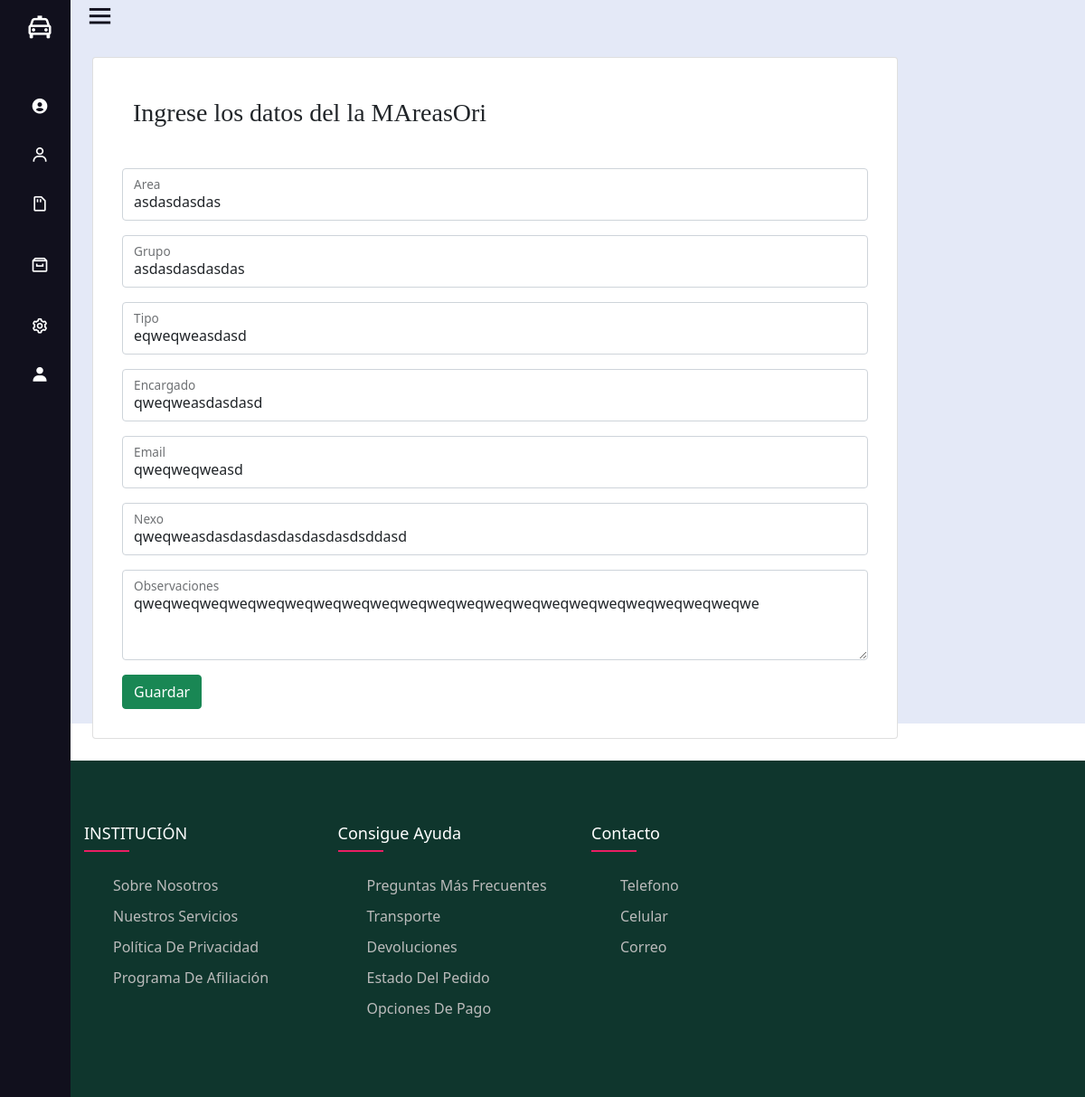
The page /mAreasORI/edit/4 (signed in) on the database its author committed.
### Aplicacion1/models.py (models this page shows)
class Mareasori(models.Model):
    id = models.AutoField(db_column='Id', primary_key=True)  # Field name made lowercase.
    area = models.CharField(db_column='Area', max_length=200)  # Field name made lowercase.
    grupo = models.CharField(db_column='Grupo', max_length=200, blank=True, null=True)  # Field name made lowercase.
    tipo = models.CharField(db_column='Tipo', max_length=200, blank=True, null=True)  # Field name made lowercase.
    encargado = models.CharField(db_column='Encargado', max_length=200, blank=True, null=True)  # Field name made lowercase.
    email = models.CharField(db_column='Email', max_length=200, blank=True, null=True)  # Field name made lowercase.
    nexo = models.CharField(db_column='Nexo', max_length=100, blank=True, null=True)  # Field name made lowercase.
    activo = models.IntegerField(db_column='Activo', blank=True, null=True)  # Field name made lowercase.
    estado = models.IntegerField(db_column='Estado')  # Field name made lowercase.
    obs = models.TextField(db_column='Obs', blank=True, null=True)  # Field name made lowercase.
    idusercrea = models.IntegerField(db_column='IdUserCrea', blank=True, null=True)  # Field name made lowercase.
    idusermodifica = models.IntegerField(db_column='IdUserModifica', blank=True, null=True)  # Field name made lowercase.
    fechacrea = models.DateTimeField(db_column='FechaCrea', blank=True, null=True)  # Field name made lowercase.
    fechamodifica = models.DateTimeField(db_column='FechaModifica', blank=True, null=True)  # Field name made lowercase.
    maqcrea = models.CharField(db_column='MaqCrea', max_length=50, blank=True, null=True)  # Field name made lowercase.
    maqmodifica = models.CharField(db_column='MaqModifica', max_length=50, blank=True, null=True)  # Field name made lowercase.
    class Meta:
        managed = True
        db_table = 'MAreasORI'

### Aplicacion1/views.py (the view)
# urls.py: path('mAreasORI/edit/<id>', views.editMAreasORI, name = "editMAreaORI"),
@login_required(login_url='signin')
def editMAreasORI(request, id):
	MAreasori= Mareasori.objects.get(id=id)
	return render(request,'paginas/m_areas_ori/add.html', {"MAreaORI": MAreasori})

### Aplicacion1/templates/paginas/m_areas_ori/add.html (shortened to what this page needs)
{% extends '../../layout.html' %}
{% block content %}
<div class="row">
    <div class="col-md-10">
        <div class="card p-3">
            <h3 class="title-card">Ingrese los datos del la MAreasOri</h3>
            <div class="card-body">
                {% if MAreaORI %}
                <form action="/mAreasORI/modify/{{MAreaORI.id}}" method="POST">{% csrf_token %}
                    <div class="form-floating mb-3">
                        <input type="text" class="form-control" name="area" id="floatingInput" placeholder="Nombres" value="{{MAreaORI.area}}">
                        <label for="floatingInput">Area</label>
                    </div>
                    <div class="form-floating mb-3">
                        <input type="text" class="form-control" name="grupo" id="floatingInput" placeholder="grupo" value="{{MAreaORI.grupo}}">
                        <label for="floatingInput">Grupo</label>
                    </div>
                    <div class="form-floating mb-3">
                        <input type="text" class="form-control" name="tipo" id="floatingInput" placeholder="tipo" value="{{MAreaORI.tipo}}">
                        <label for="floatingInput">Tipo</label>
                    </div>
                    <div class="form-floating mb-3">
                        <input type="text" class="form-control" name="encargado" id="floatingInput" placeholder="encargado" value="{{MAreaORI.encargado}}">
                        <label for="floatingInput">Encargado</label>
                    </div>
                    <div class="form-floating mb-3">
                        <input type="text" class="form-control" name="email" id="floatingInput" placeholder="email" value="{{MAreaORI.email}}">
                        <label for="floatingInput">Email</label>
                    </div>
                    <div class="form-floating mb-3">
                        <input type="text" class="form-control" name="nexo" id="floatingInput" placeholder="nexo" value="{{MAreaORI.nexo}}">
                        <label for="floatingInput">Nexo</label>
                    </div>
                    <div class="form-floating mb-3">
                        <textarea class="form-control" placeholder="Observaciones" id="floatingTextarea2" style="height: 100px" name="obs">{{MAreaORI.obs}}</textarea>
                        <label for="floatingTextarea2">Observaciones</label>
                    </div>
                    <div class="d-grip gap-2 d-md-flex   top-buffer">
                        <button class="btn btn-success">Guardar</button>
                    </div>
                </form>
                {% endif %}
            </div>
        </div>
    </div>
</div>
{% endblock %}

### ProyectoPNP/static/assets/css/style.css (style rules this page uses)
body { background-color: white; }
.title-card { font-family: 'Sahitya', serif; margin: 1em; }
.row { display: flex; flex-wrap: wrap; }

### rows shown on the page
Mareasori: area "asdasdasdas", grupo "asdasdasdasdas", tipo "eqweqweasdasd", encargado "qweqweasdasdasd", email "qweqweqweasd", nexo "qweqweasdasdasdasdasdasdasdsddasd", obs "qweqweqweqweqweqweqweqweqweqweqweqweqweqweqweqweqweqweqweqweqweqwe"
